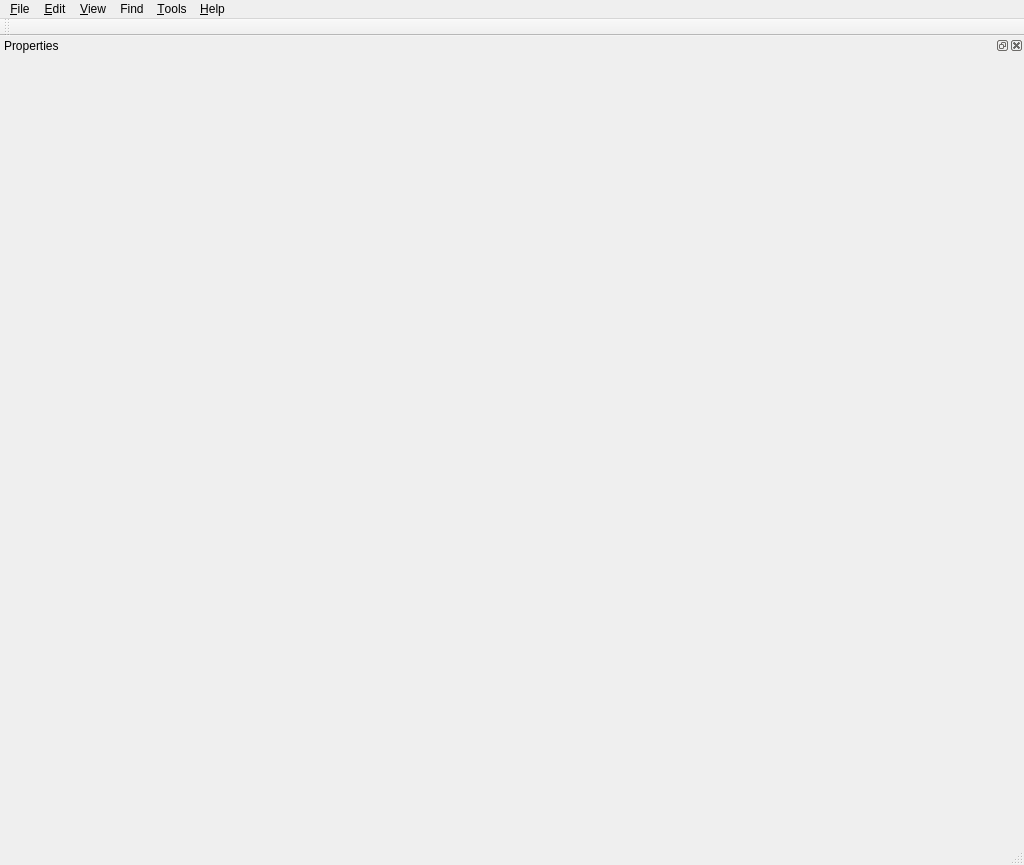
<?xml version="1.0" encoding="UTF-8"?>
<ui version="4.0">
 <class>MainWindow</class>
 <widget class="QMainWindow" name="MainWindow">
  <property name="geometry">
   <rect>
    <x>0</x>
    <y>0</y>
    <width>1024</width>
    <height>865</height>
   </rect>
  </property>
  <property name="sizePolicy">
   <sizepolicy hsizetype="Preferred" vsizetype="Preferred">
    <horstretch>0</horstretch>
    <verstretch>0</verstretch>
   </sizepolicy>
  </property>
  <property name="minimumSize">
   <size>
    <width>0</width>
    <height>0</height>
   </size>
  </property>
  <property name="windowTitle">
   <string>MainWindow</string>
  </property>
  <property name="unifiedTitleAndToolBarOnMac">
   <bool>true</bool>
  </property>
  <widget class="QFrame" name="mainFrame">
   <layout class="QVBoxLayout" name="verticalLayout_8">
    <property name="spacing">
     <number>0</number>
    </property>
    <property name="leftMargin">
     <number>0</number>
    </property>
    <property name="topMargin">
     <number>0</number>
    </property>
    <property name="rightMargin">
     <number>0</number>
    </property>
    <property name="bottomMargin">
     <number>0</number>
    </property>
   </layout>
  </widget>
  <widget class="QMenuBar" name="menuBar">
   <property name="geometry">
    <rect>
     <x>0</x>
     <y>0</y>
     <width>1024</width>
     <height>21</height>
    </rect>
   </property>
   <widget class="QMenu" name="File">
    <property name="title">
     <string>&amp;File</string>
    </property>
    <addaction name="separator"/>
    <addaction name="separator"/>
    <addaction name="actionExit"/>
   </widget>
   <widget class="QMenu" name="View">
    <property name="title">
     <string>&amp;View</string>
    </property>
    <widget class="QMenu" name="Dock">
     <property name="title">
      <string>Dock Windows</string>
     </property>
    </widget>
    <addaction name="Dock"/>
   </widget>
   <widget class="QMenu" name="Tools">
    <property name="title">
     <string>&amp;Tools</string>
    </property>
    <widget class="QMenu" name="menuDebug">
     <property name="title">
      <string>Debug</string>
     </property>
     <addaction name="actionDump_Controls"/>
     <addaction name="actionDump_Sprites"/>
     <addaction name="actionDump_Textures"/>
    </widget>
    <addaction name="separator"/>
    <addaction name="menuDebug"/>
    <addaction name="separator"/>
   </widget>
   <widget class="QMenu" name="Help">
    <property name="contextMenuPolicy">
     <enum>Qt::ActionsContextMenu</enum>
    </property>
    <property name="title">
     <string>&amp;Help</string>
    </property>
   </widget>
   <widget class="QMenu" name="Edit">
    <property name="title">
     <string>&amp;Edit</string>
    </property>
    <addaction name="separator"/>
   </widget>
   <widget class="QMenu" name="Find">
    <property name="title">
     <string>Find</string>
    </property>
   </widget>
   <addaction name="File"/>
   <addaction name="Edit"/>
   <addaction name="View"/>
   <addaction name="Find"/>
   <addaction name="Tools"/>
   <addaction name="Help"/>
  </widget>
  <widget class="QStatusBar" name="statusBar"/>
  <widget class="PropertiesWidget" name="propertiesWidget">
   <property name="windowTitle">
    <string>Properties</string>
   </property>
   <attribute name="dockWidgetArea">
    <number>2</number>
   </attribute>
  </widget>
  <widget class="QToolBar" name="toolBarGlobal">
   <property name="windowTitle">
    <string>Project ToolBar</string>
   </property>
   <property name="iconSize">
    <size>
     <width>16</width>
     <height>16</height>
    </size>
   </property>
   <attribute name="toolBarArea">
    <enum>TopToolBarArea</enum>
   </attribute>
   <attribute name="toolBarBreak">
    <bool>false</bool>
   </attribute>
  </widget>
  <action name="actionExit">
   <property name="text">
    <string>&amp;Exit</string>
   </property>
   <property name="shortcut">
    <string>Ctrl+Q</string>
   </property>
   <property name="shortcutContext">
    <enum>Qt::ApplicationShortcut</enum>
   </property>
  </action>
  <action name="actionDump_Controls">
   <property name="text">
    <string>Dump Controls</string>
   </property>
  </action>
  <action name="actionDump_Sprites">
   <property name="text">
    <string>Dump Sprites</string>
   </property>
  </action>
  <action name="actionDump_Textures">
   <property name="text">
    <string>Dump Textures</string>
   </property>
  </action>
 </widget>
 <layoutdefault spacing="6" margin="11"/>
 <customwidgets>
  <customwidget>
   <class>PropertiesWidget</class>
   <extends>QDockWidget</extends>
   <header>UI/Properties/PropertiesWidget.h</header>
   <container>1</container>
  </customwidget>
 </customwidgets>
 <resources>
  <include location="../DataQt/icons.qrc"/>
 </resources>
 <connections/>
</ui>
